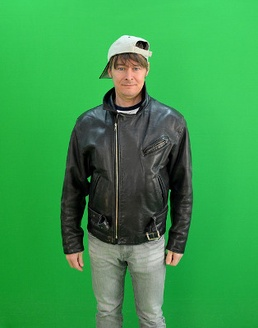
#> input picture img/man_chromakey.jpg, 258 x 328 px, shrunk from 314 x 400 before the run
$ python chromakey.py
#> lines starting #> are read from the running program, lines starting #| are printed output that depends on the picture; after the words box and inside, x2 and y2 are one past the last pixel; in counts of white or black regions, pixels touching at a corner belong together
import cv2
import numpy as np
import matplotlib.pylab as plt


# 크로마키 배경과 이미지 가져오기
img1 = cv2.imread('../img/man_chromakey.jpg')
#> img1 is the input picture: shape (328, 258, 3); mean B, G, R 75.9, 153.6, 55.7
img2 = cv2.imread('../img/like_lenna.png')
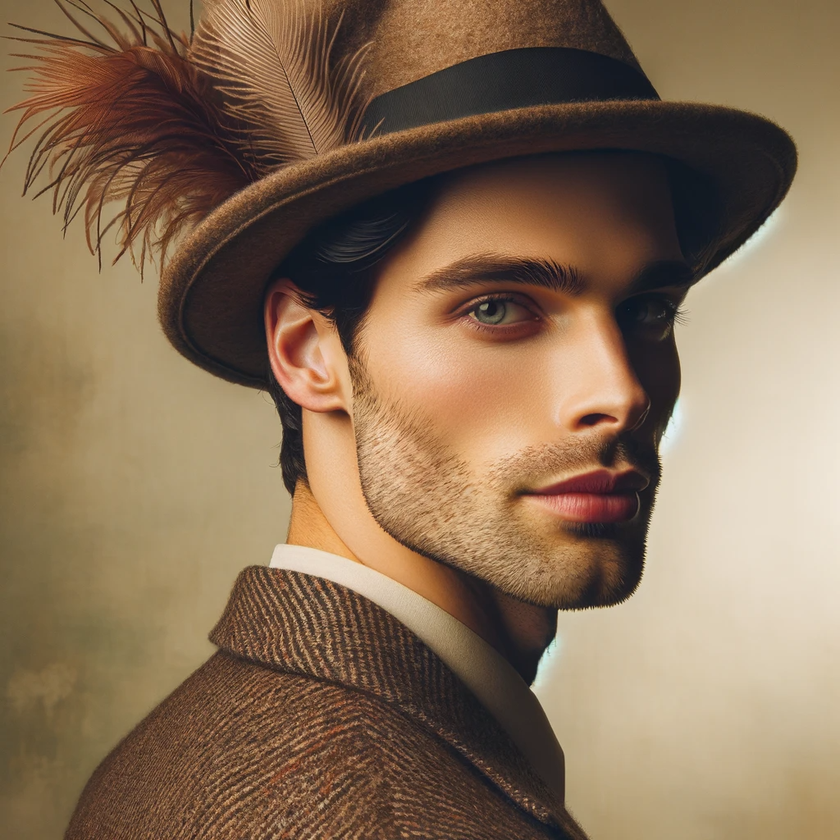
#> input picture img/like_lenna.png, 840 x 840 px, shrunk from 1024 x 1024 before the run
#> img2 is the input picture: shape (840, 840, 3); mean B, G, R 87.7, 112.3, 136.5

#--② ROI 선택을 위한 좌표 계산
height1, width1 = img1.shape[:2]
#> height1 = 328; width1 = 258
height2, width2 = img2.shape[:2]
#> height2 = 840; width2 = 840
x = (width2 - width1)//2
#> x = 291
y = height2 - height1
#> y = 512
w = x + width1
#> w = 549
h = y + height1
#> h = 840

# 크로마키 배경 영상에서 크로마키 영역을 10픽셀 정도로 지정
chromakey = img1[:10, :10, :]
offset = 20

# 크로마키 영역과 영상 전체를 HSV로 변경
hsv_chroma = cv2.cvtColor(chromakey, cv2.COLOR_BGR2HSV)
hsv_img = cv2.cvtColor(img1, cv2.COLOR_BGR2HSV)
#> hsv_img: shape (328, 258, 3); mean H, S, V 62.4, 151.6, 154.8

# 크로마키 영역의 H값에서 offset 만큼 여유를 두어서 범위 지정
# offset 값은 여러차례 시도 후 결정
# chroma_h = hsv_chroma[0]
chroma_h = hsv_chroma[:,:,0]
lower = np.array([chroma_h.min()-offset, 100, 100])
#> lower = [47, 100, 100]
upper = np.array([chroma_h.max()+offset, 255, 255])
#> upper = [88, 255, 255]

#--⑥ 마스크 생성 및 마스킹 후 합성
mask = cv2.inRange(hsv_img, lower, upper)
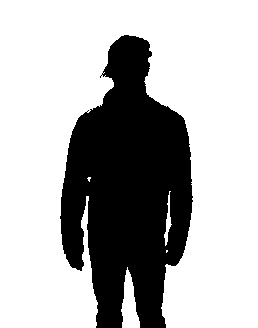
#> mask: shape (328, 258); 70.2% white; 1 black region, box (x1, y1, x2, y2) and area: (60, 35, 193, 328) 25228
mask_inv = cv2.bitwise_not(mask)
roi = img2[y:h, x:w]
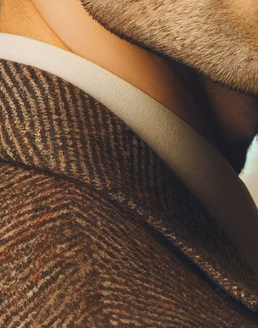
#> roi: shape (328, 258, 3); mean B, G, R 63.9, 83.5, 109.1
fg = cv2.bitwise_and(img1, img1, mask=mask_inv)
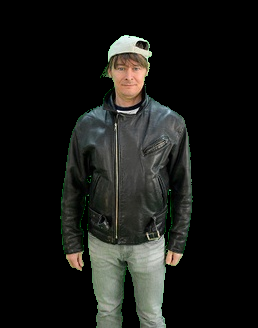
#> fg: shape (328, 258, 3); mean B, G, R 22.3, 25.1, 24.1
bg = cv2.bitwise_and(roi, roi, mask=mask)
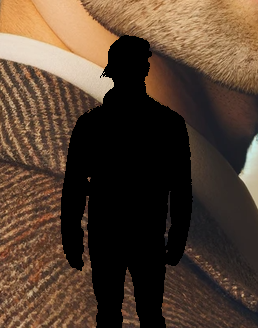
#> bg: shape (328, 258, 3); mean B, G, R 48.2, 63.5, 82.8
img2[y:h, x:w] = fg + bg
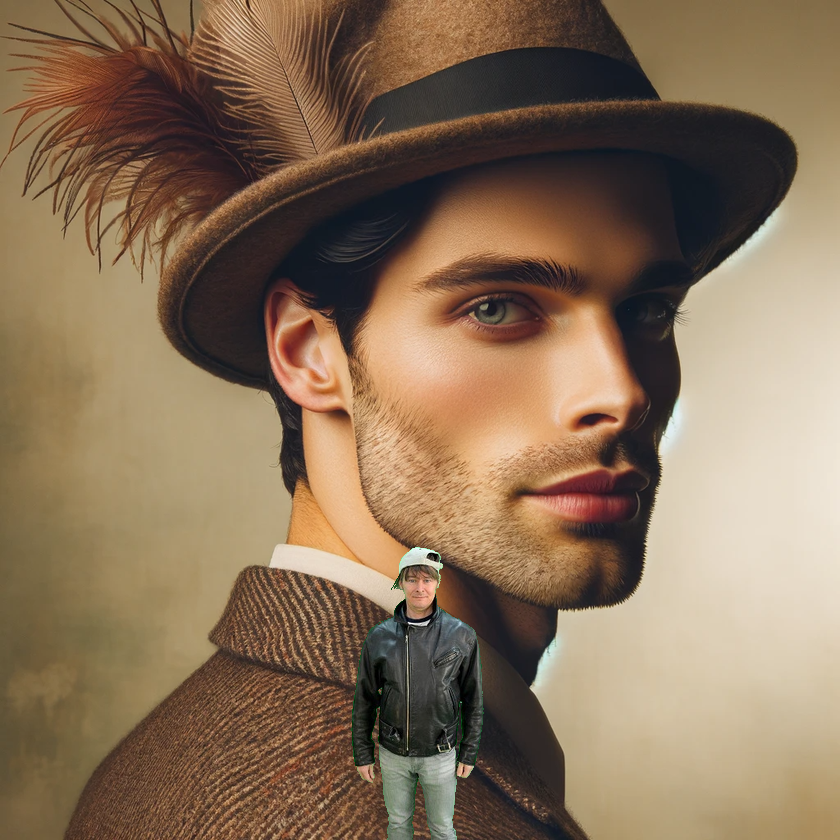
#> img2: shape (840, 840, 3); 3.58% of pixels changed, all inside (x1, y1, x2, y2) = (351, 547, 484, 840)

# 결과 출력
cv2.imshow('chromakey', img1)
cv2.imshow('added', img2)
cv2.waitKey()
cv2.destroyAllWindows()
